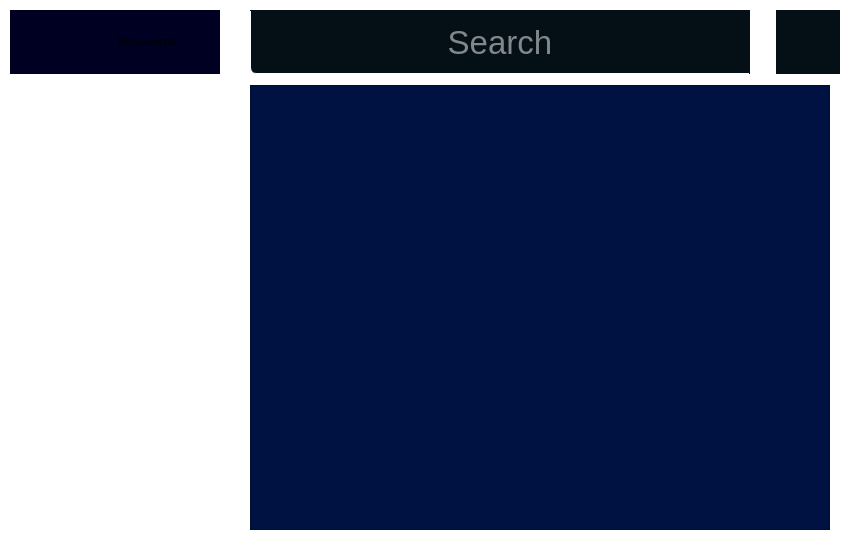
<?xml version="1.0" encoding="UTF-8"?>
<ui version="4.0">
 <class>PasswordWindow</class>
 <widget class="QMainWindow" name="PasswordWindow">
  <property name="geometry">
   <rect>
    <x>0</x>
    <y>0</y>
    <width>850</width>
    <height>550</height>
   </rect>
  </property>
  <property name="minimumSize">
   <size>
    <width>850</width>
    <height>550</height>
   </size>
  </property>
  <property name="maximumSize">
   <size>
    <width>850</width>
    <height>550</height>
   </size>
  </property>
  <property name="windowTitle">
   <string>MainWindow</string>
  </property>
  <property name="styleSheet">
   <string notr="true">background: white;</string>
  </property>
  <widget class="QWidget" name="centralwidget">
   <widget class="QLabel" name="passwordLogo">
    <property name="geometry">
     <rect>
      <x>10</x>
      <y>10</y>
      <width>64</width>
      <height>64</height>
     </rect>
    </property>
    <property name="cursor">
     <cursorShape>ArrowCursor</cursorShape>
    </property>
    <property name="toolTip">
     <string/>
    </property>
    <property name="styleSheet">
     <string notr="true">background: #000022;</string>
    </property>
    <property name="text">
     <string>&lt;html&gt;&lt;head/&gt;&lt;body&gt;&lt;p&gt;&lt;img src=&quot;:/images/passwordLogo64.png&quot;/&gt;&lt;/p&gt;&lt;/body&gt;&lt;/html&gt;</string>
    </property>
    <property name="alignment">
     <set>Qt::AlignCenter</set>
    </property>
   </widget>
   <widget class="QLabel" name="passwordsLogoText">
    <property name="geometry">
     <rect>
      <x>74</x>
      <y>10</y>
      <width>146</width>
      <height>64</height>
     </rect>
    </property>
    <property name="cursor">
     <cursorShape>ArrowCursor</cursorShape>
    </property>
    <property name="toolTip">
     <string/>
    </property>
    <property name="styleSheet">
     <string notr="true">font: 300 22pt &quot;Open Sans Light&quot;;
background: #000022;</string>
    </property>
    <property name="text">
     <string>Passwords</string>
    </property>
    <property name="alignment">
     <set>Qt::AlignCenter</set>
    </property>
   </widget>
   <widget class="QLineEdit" name="ajax">
    <property name="geometry">
     <rect>
      <x>250</x>
      <y>10</y>
      <width>500</width>
      <height>64</height>
     </rect>
    </property>
    <property name="font">
     <font>
      <pointsize>25</pointsize>
      <italic>false</italic>
      <bold>false</bold>
     </font>
    </property>
    <property name="styleSheet">
     <string notr="true">QLineEdit {
font: 300 25pt &quot;Open Sans Light&quot;;
background: #040F16;
border: 1px solid #040F16;
border-bottom: 1px solid white;
border-left: 1px solid white;
border-bottom-left-radius: 6px;
color: white;
}</string>
    </property>
    <property name="alignment">
     <set>Qt::AlignCenter</set>
    </property>
    <property name="placeholderText">
     <string>Search</string>
    </property>
   </widget>
   <widget class="QLabel" name="home">
    <property name="geometry">
     <rect>
      <x>776</x>
      <y>10</y>
      <width>64</width>
      <height>64</height>
     </rect>
    </property>
    <property name="cursor">
     <cursorShape>PointingHandCursor</cursorShape>
    </property>
    <property name="toolTip">
     <string>Home</string>
    </property>
    <property name="styleSheet">
     <string notr="true">background: #040F16;</string>
    </property>
    <property name="text">
     <string>&lt;html&gt;&lt;head/&gt;&lt;body&gt;&lt;p&gt;&lt;img src=&quot;:/images/home64.png&quot;/&gt;&lt;/p&gt;&lt;/body&gt;&lt;/html&gt;</string>
    </property>
   </widget>
   <widget class="QListWidget" name="list">
    <property name="geometry">
     <rect>
      <x>250</x>
      <y>85</y>
      <width>580</width>
      <height>445</height>
     </rect>
    </property>
    <property name="font">
     <font>
      <pointsize>-1</pointsize>
      <italic>false</italic>
      <bold>true</bold>
     </font>
    </property>
    <property name="styleSheet">
     <string notr="true">QListWidget {
background-color: #001242;
font: 600 23px &quot;Open Sans SemiBold&quot;;
color: white;
}
QListWidget:item:selected {
background: #1DA1F2;
border: none;
}</string>
    </property>
    <property name="verticalScrollBarPolicy">
     <enum>Qt::ScrollBarAlwaysOff</enum>
    </property>
    <property name="horizontalScrollBarPolicy">
     <enum>Qt::ScrollBarAlwaysOff</enum>
    </property>
   </widget>
  </widget>
 </widget>
 <resources/>
 <connections/>
</ui>
